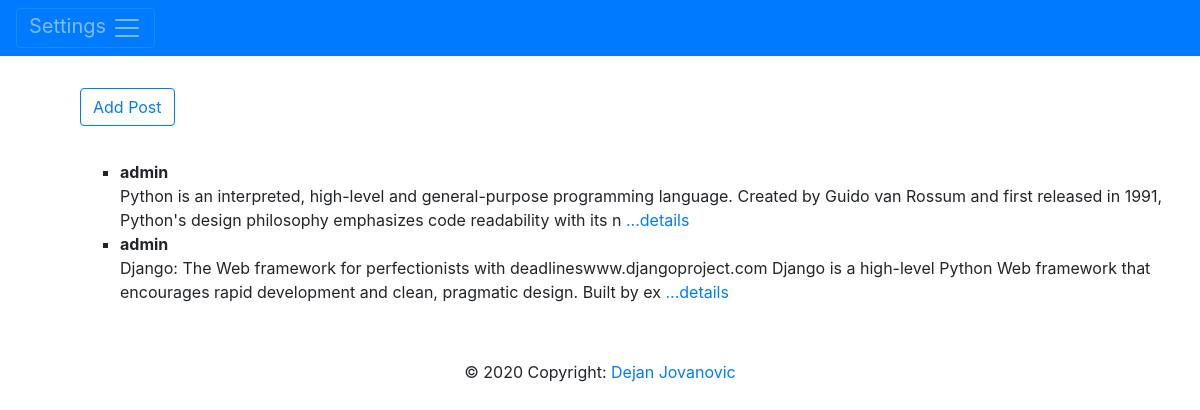
Page / (signed in) on the earlier database version.
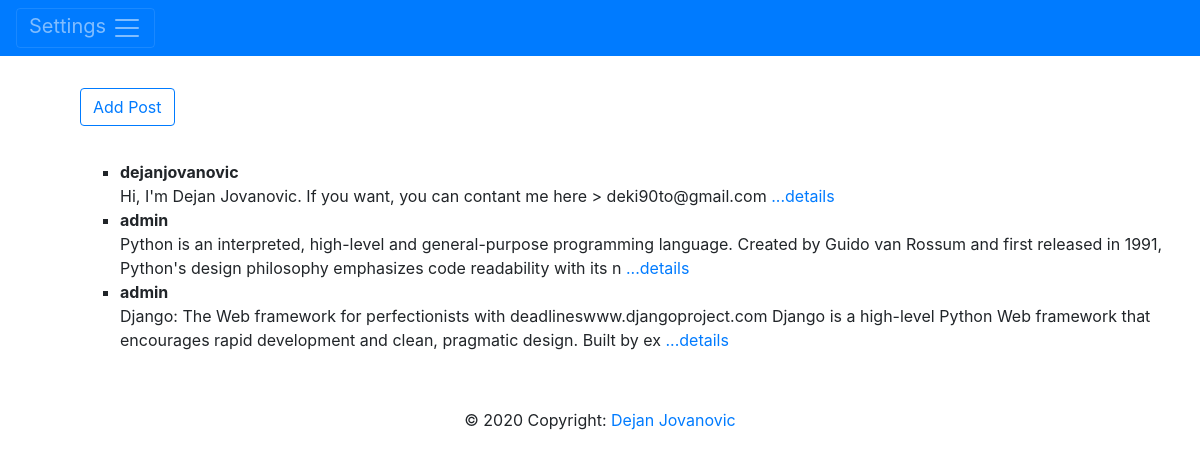
Same page on the later database version.
### test_app/models.py (models this page shows, shortened)
class Post(models.Model):
	author = models.ForeignKey(User, on_delete = models.CASCADE)
	body = models.TextField()

### test_app/views.py (the view)
# urls.py: path('', home.as_view(), name = 'home'),
class home(ListView):
	model = Post
	template_name = 'home.html'
	ordering = ['-id']

### test_app/templates/home.html
{% extends 'base.html' %}
{% block body %}
{% if user.is_authenticated %}
<ul>
<br>
    <h1><a class="btn btn-outline-primary" href="{% url 'add' %}">Add Post</a></h1>
<br>
{% for post in object_list %}
    <ul>
    <li><b>{{ post.author }}</b></li>
        {{ post.body|slice:"200"|safe }}
        <a href="{% url 'details' post.pk %}"> ...details </a>
    </ul>
{% endfor %}
</ul>
{% endif %}
{% endblock %}

### test_app/templates/base.html (shortened to what this page needs)
<!DOCTYPE html>
<html>
<head>
    <link rel="stylesheet" href="https://stackpath.bootstrapcdn.com/bootstrap/4.4.1/css/bootstrap.min.css">
{% if user.is_authenticated %}
<div class="pos-f-t">
  <nav class="navbar navbar-dark bg-primary">
    <button class="navbar-toggler" type="button" data-toggle="collapse" data-target="#navbarToggleExternalContent" aria-controls="navbarToggleExternalContent" aria-expanded="false" aria-label="Toggle navigation">Settings
      <span class="navbar-toggler-icon"></span>
    </button>
  </nav>
</div>
{% endif %}
</head>
<body>
<ul>
  {% block body %}
  {% endblock %}
</ul>
<br>
<footer class="page-footer font-small blue">
<div class="footer-copyright text-center py-3">© 2020 Copyright:
	<a href="https://www.facebook.com/deki90to"> Dejan Jovanovic </a>
</div>
</footer>
</body>
</html>

### test_app/templates/base.html (style rules this page uses)
body { background-repeat: no-repeat; background-attachment: fixed;*/ background-size: 100% 100%; margin-top: 0px; margin-left: 0px; margin-right: 0px; }

Differences in the rows shown:
added Post: author "dejanjovanovic", body "Hi, I'm Dejan Jovanovic. If you want, you can contant me here > deki90to@gmail.com"
